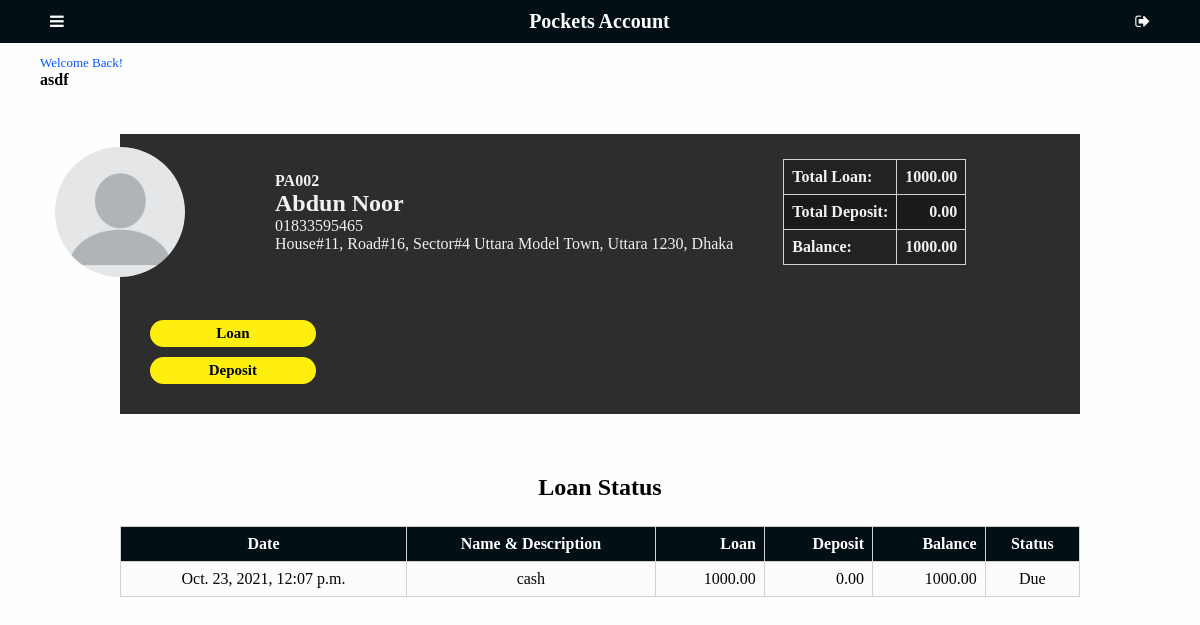
Screenshot of /debtorprofile/2 (signed in) with the database file from the repository.
### app/models.py (models this page shows)
class Debtor(models.Model):
    debtorName = models.CharField(max_length=50)
    phone = models.CharField(max_length=15, blank=True, null= True)
    address = models.TextField(blank=True, null= True)
    img = models.ImageField(upload_to='pics', null=True, blank=True)
    lender = models.ForeignKey(User, on_delete=models.SET_NULL, blank=True, null=True)
    totalbalance = models.FloatField(default=0, null=True, blank=True)
    def __str__(self):
        return "PA00" +str(self.id)

class Account(models.Model):
    debtor = models.ForeignKey(Debtor, on_delete=models.SET_NULL, blank=True, null=True)
    description = models.TextField(blank=True, null= True)
    loan = models.FloatField(default=0, null=True, blank=True)
    deposit = models.FloatField(default=0, null=True, blank=True)
    balance = models.FloatField(default=0, null=True, blank=True)
    date = models.DateTimeField(auto_now_add=True)
    status = models.BooleanField(default=None, null=True, blank=False)

### app/views.py (the view)
# urls.py: path('debtorprofile/<int:id>', views.debtorprofile, name='debtorprofile'),
@login_required(login_url='login')
def debtorprofile(request, id):
    profile = Debtor.objects.get(id=id)
    accounts = Account.objects.filter(debtor=profile).order_by('date')
    total_loan, total_depost, b = total_count_debtor(accounts)
    return render(request, "app/debtorprofile.html",{
        "profile": profile,
        "accounts": accounts,
        "total_loan": total_loan,
        "total_deposit": total_depost,
        "Due": b,
    })

### app/views.py (called while the page is built)
def total_count_debtor(accounts):
    total_loan = 0
    total_depost = 0
    b = 0
    for account in accounts:
        total_loan = total_loan + account.loan
        total_depost = total_depost + account.deposit
    b = total_loan - total_depost
    return total_loan, total_depost, b

### app/templates/app/debtorprofile.html (shortened to what this page needs)
{% extends "app/layout.html" %}
{% block body %}
<main>
    <div class="profile">
        <div class="mainprofile">
            <img src="{% static 'app/img/avatar.png' %}" alt="Avatar" class="avatar" />
            <div class="userprofile">
                <h4>{{ profile }}</h4>
                <h2>{{ profile.debtorName }}</h2>
                <p>{{ profile.phone }}</p>
                <p>{{ profile.address }}</p>
            </div>
        </div>
        <div class="totaldebitdeposit">
            <table id="totalid">
                <tr>
                    <td><h4 class="lalign">Total Loan:</h4></td>
                    <td class="ralign"><h4>{{ total_loan|floatformat:2 }}</h4></td>
                </tr>
                <tr>
                    <td><h4 class="lalign">Total Deposit:</h4></td>
                    <td class="ralign"><h4> {{ total_deposit|floatformat:2 }} </h4></td>
                </tr>
                <tr>
                    <td><h4 class="lalign">Balance:</h4></td>
                    <td class="ralign"><h4>{{ Due|floatformat:2 }}</h4></td>
                </tr>
            </table>
        </div>
        <div class="buttons">
            <button type="button" onclick="ModalFunc(loanbtn)" id="loanbtn">Loan</button>
            <button type="button" onclick="ModalFunc(depositbtn)" id="depositbtn">Deposit</button>
        </div>
    </div>
    <div class="tablecontainer" style="margin: 0 0">
        <h2>Loan Status</h2>
        <table>
            <tr>
                <th>Date</th>
                <th>Name & Description</th>
                <th class="ralign">Loan</th>
                <th class="ralign">Deposit</th>
                <th class="ralign">Balance</th>
                <th>Status</th>
            </tr>
            {% for account in accounts %}
              <tr>
                <td>{{ account.date }}</td>
                <td>{{ account.description }}</td>
                <td class="ralign">{{ account.loan|floatformat:2 }}</td>
                <td class="ralign">{{ account.deposit|floatformat:2 }}</td>
                <td class="ralign">{{ account.balance|floatformat:2 }}</td>
                {% if account.status %}
                  <td>Paid</td>
                {% else %}
                <td>Due</td>
                {% endif %}
              </tr>
            {% endfor %}
        </table>
    </div>
</main>
{% endblock %}

### app/templates/app/layout.html (shortened to what this page needs)
{% load static %}
<!DOCTYPE html>
<html lang="en">
<head>
    <link rel="stylesheet" type="text/css" href="{% static 'app/css/main.css' %}">
    <link rel="stylesheet" type="text/css" href="{% static 'app/css/font-awesome.css' %}">
</head>
<body>
    <nav>
        {% if user.is_authenticated %}
        <a onclick="openNav()"></a>
        {% endif %}
        <span class="had"> <a href="{% url 'index' %}">Pockets Account</a></span>
    {% if user.is_authenticated %}
       <a href="{% url 'logout' %}"></a>
    {% endif %}
    </nav>
    {% if user.is_authenticated %}
    <div class="n">
        <span class="cardtitle welcome">Welcome Back!</span></br>
        <h4>{{ user }}</h4>
    </div>
    {% endif %}
    {% block body %}{% endblock %}
</body>
</html>

### app/static/app/css/main.css (style rules this page uses)
* { margin: 0; padding: 0; box-sizing: border-box; font-family: Serif; }
html { background-color: #d3d3d3; height: 100%; }
body { max-width: 1400px; margin: auto; background-color: #fefeff; height: 100%; }
nav { background-color: #020f14; color: #f1f1f1; display: flex; position: sticky; top: 0; align-items: center; justify-content: space-between; padding: 10px 50px; z-index: 1; }
.n { justify-content: left; padding: 10px 40px; }
.n h4 { margin-right: 15px; }
.n .welcome { color: #0057ff; }
.had { font-weight: bolder; font-size: 20px; }
main { display: flex; justify-content: center; flex-wrap: wrap; background-color: #fefeff; }
a { text-decoration: none; color: white; cursor: pointer; }
.cardtitle { font-size: 13px; }
.tablecontainer { text-align: center; margin: 10%; width: 80%; }
.tablecontainer h2 { margin: 25px; }
.tablecontainer table { border-collapse: collapse; width: 100%; background-color: #dfdfdf; }
th, td { text-align: center; padding: 8px; border: 1px solid #d1d1d1; background-color: #fcfcfc; }
th { background-color: #020f14; color: white; }
.profile { background-color: #000000d2; color: #f1f1f1; display: flex; flex-wrap: wrap; align-items: center; margin: 35px 0; max-width: 80%; }
.mainprofile { display: flex; align-items: center; }
.mainprofile img { width: 130px; height: 130px; border-radius: 50%; object-fit: cover; transform: translateX(-50%); }
.userprofile { padding: 25px; }
.totaldebitdeposit { padding: 25px; border-collapse: collapse; }
.totaldebitdeposit table { border-collapse: collapse; }
.totaldebitdeposit td, tr:nth-child(even) { background-color: rgba(0, 0, 0, 0.24); }
.lalign { text-align: left; }
.ralign { text-align: right; }
.buttons { padding: 25px; }
.buttons button { width: 100%; padding: 5px 15px; justify-content: center; border-radius: 25px; border: none; margin: 5px; font-weight: 800; font-size: 15px; background-color: #ffef0f; }

### app/templates/app/debtorprofile.html (style rules this page uses)
body { font-family: Arial, Helvetica, sans-serif; }

### rows the page displays
Debtor: id "PA002", debtorName "Abdun Noor", phone "01833595465", address "House#11, Road#16, Sector#4 Uttara Model Town, Uttara 1230, Dhaka"
Account: date "Oct. 23, 2021, 12:07 p.m.", description "cash", loan "1000.00", deposit "0.00", balance "1000.00", status "Due"

### other values shown
{{ user }} "asdf"
{{ total_loan|floatformat:2 }} "1000.00"
{{ total_deposit|floatformat:2 }} "0.00"
{{ Due|floatformat:2 }} "1000.00"
